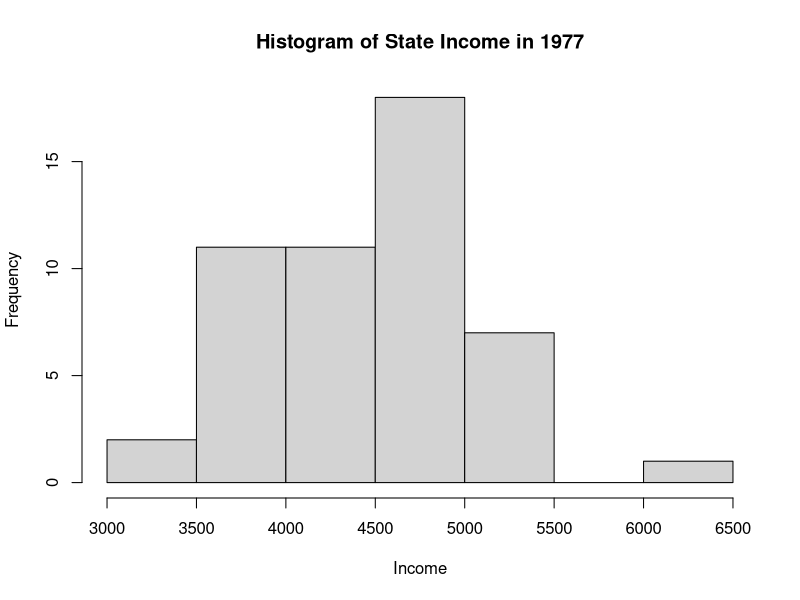

Write the R code that produced this figure.
# R code for state income histogram
x = state.x77[ , 2]                   # 50 average state incomes in 1977
hist(x, breaks = 8, xlab="Income", main="Histogram of State Income in 1977") 